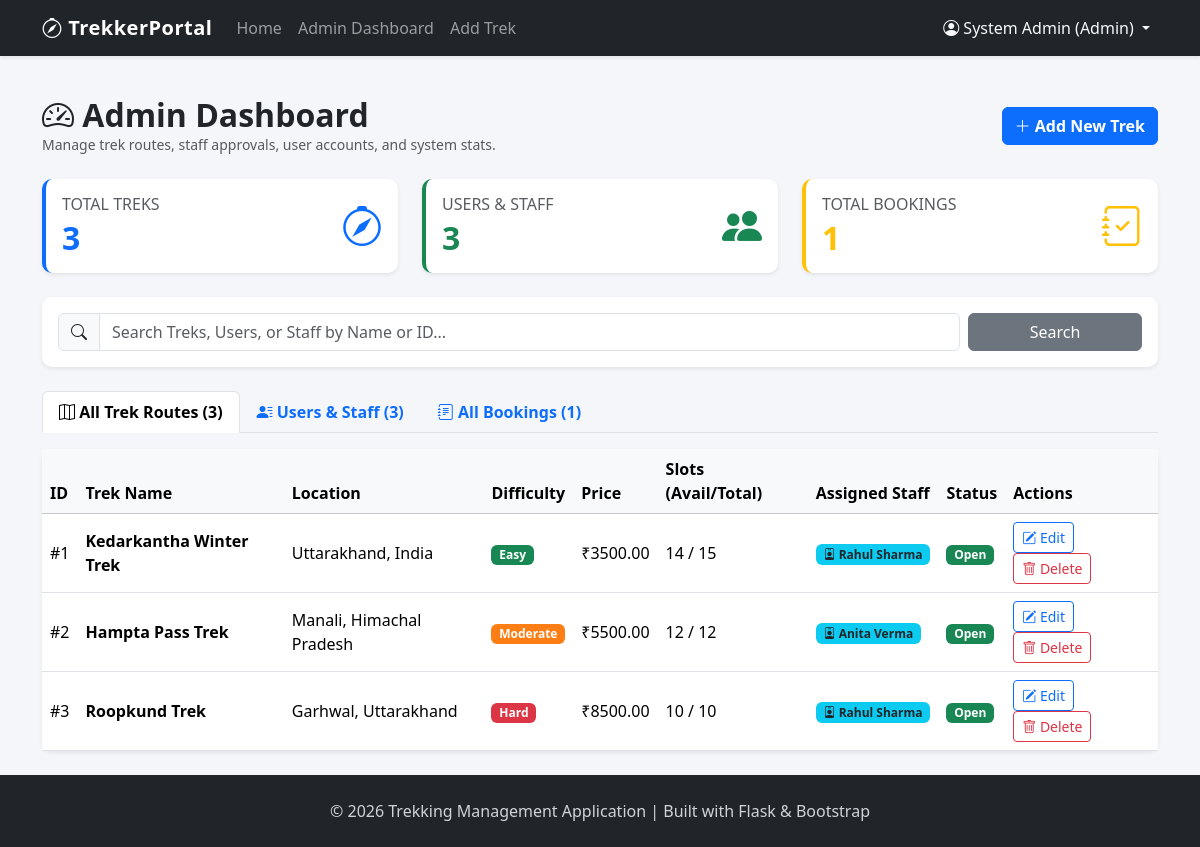
The page /admin/dashboard (signed in) on the database its author committed.
### models.py (models this page shows, shortened)
class User(db.Model):
    __tablename__ = 'users'
    id = db.Column(db.Integer, primary_key=True)
    username = db.Column(db.String(50), unique=True, nullable=False)
    password = db.Column(db.String(255), nullable=False) # Hashed password storage
    full_name = db.Column(db.String(100), nullable=False)
    email = db.Column(db.String(120), nullable=False)
    phone = db.Column(db.String(20), nullable=True)
    role = db.Column(db.String(20), nullable=False, default='User')  # 'Admin', 'Staff', 'User'
    status = db.Column(db.String(20), nullable=False, default='Active') # 'Active', 'Pending', 'Blacklisted'
    created_at = db.Column(db.DateTime, default=datetime.utcnow)
    bookings = db.relationship('Booking', backref='user', lazy=True, cascade='all, delete-orphan')
    assigned_treks = db.relationship('Trek', backref='assigned_staff', lazy=True)

class Trek(db.Model):
    __tablename__ = 'treks'
    id = db.Column(db.Integer, primary_key=True)
    name = db.Column(db.String(100), nullable=False)
    location = db.Column(db.String(100), nullable=False)
    difficulty = db.Column(db.String(20), nullable=False)  # 'Easy', 'Moderate', 'Hard'
    duration_days = db.Column(db.Integer, nullable=False)
    total_slots = db.Column(db.Integer, nullable=False)
    available_slots = db.Column(db.Integer, nullable=False)
    price = db.Column(db.Float, nullable=False, default=0.0)
    status = db.Column(db.String(20), nullable=False, default='Open')  # 'Open', 'Closed', 'Completed'
    start_date = db.Column(db.String(20), nullable=False)
    end_date = db.Column(db.String(20), nullable=False)
    assigned_staff_id = db.Column(db.Integer, db.ForeignKey('users.id'), nullable=True)
    created_at = db.Column(db.DateTime, default=datetime.utcnow)
    bookings = db.relationship('Booking', backref='trek', lazy=True, cascade='all, delete-orphan')

### app.py (the view)
@app.route('/admin/dashboard')
def admin_dashboard():
    if not is_logged_in() or session.get('role') != 'Admin':
        flash('Admin access required.', 'danger')
        return redirect(url_for('login'))
    search_query = request.args.get('search', '').strip()
    total_treks = Trek.query.count()
    total_users = User.query.filter(User.role != 'Admin').count()
    total_bookings = Booking.query.count()
    pending_staff = User.query.filter_by(role='Staff', status='Pending').all()
    all_staff = User.query.filter_by(role='Staff').all()
    if search_query:
        if search_query.isdigit():
            search_id = int(search_query)
            treks = Trek.query.filter(
                (Trek.name.ilike(f'%{search_query}%')) |
                (Trek.location.ilike(f'%{search_query}%')) |
                (Trek.id == search_id)
            ).all()
            users = User.query.filter(
                (User.role != 'Admin') &
                ((User.username.ilike(f'%{search_query}%')) |
                 (User.full_name.ilike(f'%{search_query}%')) |
                 (User.id == search_id))
            ).all()
        else:
            treks = Trek.query.filter(
                (Trek.name.ilike(f'%{search_query}%')) |
                (Trek.location.ilike(f'%{search_query}%'))
            ).all()
            users = User.query.filter(
                (User.role != 'Admin') &
                ((User.username.ilike(f'%{search_query}%')) |
                 (User.full_name.ilike(f'%{search_query}%')))
            ).all()
    else:
        treks = Trek.query.all()
        users = User.query.filter(User.role != 'Admin').all()
    all_bookings = Booking.query.order_by(Booking.booking_date.desc()).all()
    return render_template(
        'admin/dashboard.html',
        total_treks=total_treks,
        total_users=total_users,
        total_bookings=total_bookings,
        pending_staff=pending_staff,
        all_staff=all_staff,
        treks=treks,
        users=users,
        all_bookings=all_bookings,
        search_query=search_query
    )

### app.py (called while the page is built)
def is_logged_in():
    return 'user_id' in session

def get_current_user():
    if is_logged_in():
        return User.query.get(session['user_id'])
    return None

@app.context_processor
def inject_user():
    return dict(current_user=get_current_user())

### templates/admin/dashboard.html (shortened to what this page needs)
{% extends "base.html" %}
{% block content %}
<div class="d-flex justify-content-between align-items-center mb-4">
    <div>
        <h2 class="fw-bold text-dark mb-0"><i class="bi bi-speedometer2"></i> Admin Dashboard</h2>
        <p class="text-muted small mb-0">Manage trek routes, staff approvals, user accounts, and system stats.</p>
    </div>
    <a href="{{ url_for('add_trek') }}" class="btn btn-primary fw-bold">
        <i class="bi bi-plus-lg"></i> Add New Trek
    </a>
</div>
<div class="row g-4 mb-4">
    <div class="col-md-4">
        <div class="card stat-card p-3 shadow-sm">
            <div class="d-flex justify-content-between align-items-center">
                <div>
                    <h6 class="text-muted text-uppercase mb-1">Total Treks</h6>
                    <h2 class="fw-bold text-primary mb-0">{{ total_treks }}</h2>
                </div>
                <div class="fs-1 text-primary"><i class="bi bi-compass"></i></div>
            </div>
        </div>
    </div>
    <div class="col-md-4">
        <div class="card stat-card users p-3 shadow-sm">
            <div class="d-flex justify-content-between align-items-center">
                <div>
                    <h6 class="text-muted text-uppercase mb-1">Users & Staff</h6>
                    <h2 class="fw-bold text-success mb-0">{{ total_users }}</h2>
                </div>
                <div class="fs-1 text-success"><i class="bi bi-people-fill"></i></div>
            </div>
        </div>
    </div>
    <div class="col-md-4">
        <div class="card stat-card bookings p-3 shadow-sm">
            <div class="d-flex justify-content-between align-items-center">
                <div>
                    <h6 class="text-muted text-uppercase mb-1">Total Bookings</h6>
                    <h2 class="fw-bold text-warning mb-0">{{ total_bookings }}</h2>
                </div>
                <div class="fs-1 text-warning"><i class="bi bi-journal-check"></i></div>
            </div>
        </div>
    </div>
</div>
<div class="card mb-4 shadow-sm">
    <div class="card-body">
        <form method="GET" action="{{ url_for('admin_dashboard') }}" class="row g-2 align-items-center">
            <div class="col-md-10">
                <div class="input-group">
                    <span class="input-group-text"><i class="bi bi-search"></i></span>
                    <input type="text" name="search" class="form-control" placeholder="Search Treks, Users, or Staff by Name or ID..." value="{{ search_query }}">
                </div>
            </div>
            <div class="col-md-2 d-grid">
                <button type="submit" class="btn btn-secondary">Search</button>
            </div>
        </form>
    </div>
</div>
<ul class="nav nav-tabs mb-3" id="adminTabs" role="tablist">
    <li class="nav-item">
        <button class="nav-link active fw-bold" id="treks-tab" data-bs-toggle="tab" data-bs-target="#treks-pane">
            <i class="bi bi-map"></i> All Trek Routes ({{ treks|length }})
        </button>
    </li>
    <li class="nav-item">
        <button class="nav-link fw-bold" id="users-tab" data-bs-toggle="tab" data-bs-target="#users-pane">
            <i class="bi bi-person-lines-fill"></i> Users & Staff ({{ users|length }})
        </button>
    </li>
    <li class="nav-item">
        <button class="nav-link fw-bold" id="bookings-tab" data-bs-toggle="tab" data-bs-target="#bookings-pane">
            <i class="bi bi-journal-text"></i> All Bookings ({{ all_bookings|length }})
        </button>
    </li>
</ul>
<div class="tab-content" id="adminTabsContent">
    <div class="tab-pane fade show active" id="treks-pane">
        <div class="card shadow-sm">
            <div class="card-body p-0">
                <div class="table-responsive">
                    <table class="table table-hover align-middle mb-0">
                        <thead class="table-light">
                            <tr>
                                <th>ID</th>
                                <th>Trek Name</th>
                                <th>Location</th>
                                <th>Difficulty</th>
                                <th>Price</th>
                                <th>Slots (Avail/Total)</th>
                                <th>Assigned Staff</th>
                                <th>Status</th>
                                <th>Actions</th>
                            </tr>
                        </thead>
                        <tbody>
                            {% for trek in treks %}
                                <tr>
                                    <td>#{{ trek.id }}</td>
                                    <td class="fw-bold">{{ trek.name }}</td>
                                    <td>{{ trek.location }}</td>
                                    <td>
                                        <span class="badge {% if trek.difficulty == 'Easy' %}badge-easy{% elif trek.difficulty == 'Moderate' %}badge-moderate{% else %}badge-hard{% endif %}">
                                            {{ trek.difficulty }}
                                        </span>
                                    </td>
                                    <td>₹{{ "%.2f"|format(trek.price) }}</td>
                                    <td>{{ trek.available_slots }} / {{ trek.total_slots }}</td>
                                    <td>
                                        {% if trek.assigned_staff %}
                                            <span class="badge bg-info text-dark"><i class="bi bi-person-badge"></i> {{ trek.assigned_staff.full_name }}</span>
                                        {% else %}
                                            <span class="badge bg-secondary">Unassigned</span>
                                        {% endif %}
                                    </td>
                                    <td>
                                        <span class="badge {% if trek.status == 'Open' %}bg-success{% elif trek.status == 'Closed' %}bg-danger{% else %}bg-secondary{% endif %}">
                                            {{ trek.status }}
                                        </span>
                                    </td>
                                    <td>
                                        <a href="{{ url_for('edit_trek', trek_id=trek.id) }}" class="btn btn-sm btn-outline-primary me-1">
                                            <i class="bi bi-pencil-square"></i> Edit
                                        </a>
                                        <form action="{{ url_for('delete_trek', trek_id=trek.id) }}" method="POST" class="d-inline" onsubmit="return confirm('Are you sure you want to delete this trek?');">
                                            <button type="submit" class="btn btn-sm btn-outline-danger">
                                                <i class="bi bi-trash"></i> Delete
                                            </button>
                                        </form>
                                    </td>
                                </tr>
                            {% else %}
                                <tr>
                                    <td colspan="9" class="text-center text-muted p-4">No treks found.</td>
                                </tr>
                            {% endfor %}
                        </tbody>
                    </table>
                </div>
            </div>
        </div>
    </div>
</div>
{% endblock %}

### templates/base.html (shortened to what this page needs)
<!DOCTYPE html>
<html lang="en">
<head>
    <link href="https://cdn.jsdelivr.net/npm/bootstrap@5.3.2/dist/css/bootstrap.min.css" rel="stylesheet">
    <link rel="stylesheet" href="https://cdn.jsdelivr.net/npm/bootstrap-icons@1.11.1/font/bootstrap-icons.css">
    <link rel="stylesheet" href="{{ url_for('static', filename='css/style.css') }}">
</head>
<body>
    <nav class="navbar navbar-expand-lg navbar-dark bg-dark sticky-top shadow-sm">
        <div class="container">
            <a class="navbar-brand" href="{{ url_for('index') }}">
                <i class="bi bi-compass"></i> TrekkerPortal
            </a>
            <div class="collapse navbar-collapse" id="navbarNav">
                <ul class="navbar-nav me-auto">
                    <li class="nav-item">
                        <a class="nav-link" href="{{ url_for('index') }}">Home</a>
                    </li>
                    {% if current_user %}
                        {% if current_user.role == 'Admin' %}
                            <li class="nav-item">
                                <a class="nav-link" href="{{ url_for('admin_dashboard') }}">Admin Dashboard</a>
                            </li>
                            <li class="nav-item">
                                <a class="nav-link" href="{{ url_for('add_trek') }}">Add Trek</a>
                            </li>
                        {% elif current_user.role == 'Staff' %}
                            <li class="nav-item">
                                <a class="nav-link" href="{{ url_for('staff_dashboard') }}">Staff Dashboard</a>
                            </li>
                        {% endif %}
                    {% endif %}
                </ul>
                <ul class="navbar-nav ms-auto">
                    {% if current_user %}
                        <li class="nav-item dropdown">
                            <a class="nav-link dropdown-toggle text-light" href="#" role="button" data-bs-toggle="dropdown">
                                <i class="bi bi-person-circle"></i> {{ current_user.full_name }} ({{ current_user.role }})
                            </a>
                        </li>
                    {% endif %}
                </ul>
            </div>
        </div>
    </nav>
    <div class="main-content container my-4">
        {% block content %}{% endblock %}
    </div>
    <footer>
        <div class="container text-center">
            <p class="mb-0">&copy; 2026 Trekking Management Application | Built with Flask & Bootstrap</p>
        </div>
    </footer>
</body>
</html>

### static/css/style.css (style rules this page uses)
body { background-color: #f4f6f9; font-family: 'Segoe UI', Tahoma, Geneva, Verdana, sans-serif; min-height: 100vh; display: flex; flex-direction: column; }
.main-content { flex: 1; }
.navbar-brand { font-weight: 700; letter-spacing: 0.5px; }
.card { border-radius: 10px; border: none; box-shadow: 0 4px 12px rgba(0, 0, 0, 0.05); transition: transform 0.2s ease, box-shadow 0.2s ease; }
.stat-card { border-left: 4px solid #0d6efd; }
.stat-card.users { border-left-color: #198754; }
.stat-card.bookings { border-left-color: #ffc107; }
.badge-easy { background-color: #198754; }
.badge-moderate { background-color: #fd7e14; }
.badge-hard { background-color: #dc3545; }
.table th { background-color: #f8f9fa; font-weight: 600; }
footer { background-color: #212529; color: #ced4da; padding: 1.5rem 0; margin-top: auto; }

### rows shown on the page
User: full_name "System Admin", role "Admin"
Trek: id "1", name "Kedarkantha Winter Trek", location "Uttarakhand, India", difficulty "Easy", price "3500.00", available_slots "14", total_slots "15", assigned_staff.full_name "Rahul Sharma", status "Open"
Trek: id "2", name "Hampta Pass Trek", location "Manali, Himachal Pradesh", difficulty "Moderate", price "5500.00", available_slots "12", total_slots "12", assigned_staff.full_name "Anita Verma", status "Open"
Trek: id "3", name "Roopkund Trek", location "Garhwal, Uttarakhand", difficulty "Hard", price "8500.00", available_slots "10", total_slots "10", assigned_staff.full_name "Rahul Sharma", status "Open"

### other values the page prints
{{ total_treks }} "3"
{{ total_users }} "3"
{{ total_bookings }} "1"
{{ treks|length }} "3"
{{ users|length }} "3"
{{ all_bookings|length }} "1"
